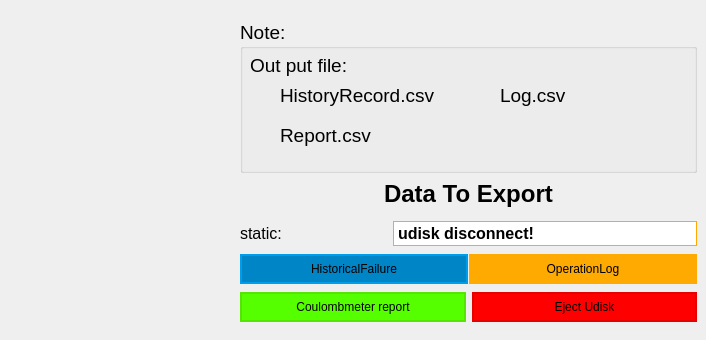
               <widget class="QWidget" name="ExportData_page">
                <attribute name="title">
                 <string>Export Data</string>
                </attribute>
                <widget class="QWidget" name="layoutWidget_7">
                 <property name="geometry">
                  <rect>
                   <x>240</x>
                   <y>20</y>
                   <width>457</width>
                   <height>311</height>
                  </rect>
                 </property>
                 <layout class="QVBoxLayout" name="verticalLayout_32" stretch="1,1">
                  <item>
                   <widget class="QGroupBox" name="groupBox_5">
                    <property name="font">
                     <font>
                      <pointsize>14</pointsize>
                     </font>
                    </property>
                    <property name="title">
                     <string>Note:</string>
                    </property>
                    <widget class="QLabel" name="label_26">
                     <property name="geometry">
                      <rect>
                       <x>260</x>
                       <y>60</y>
                       <width>121</width>
                       <height>31</height>
                      </rect>
                     </property>
                     <property name="font">
                      <font>
                       <pointsize>14</pointsize>
                      </font>
                     </property>
                     <property name="cursor">
                      <cursorShape>ArrowCursor</cursorShape>
                     </property>
                     <property name="text">
                      <string>Log.csv</string>
                     </property>
                    </widget>
                    <widget class="QLabel" name="label_27">
                     <property name="geometry">
                      <rect>
                       <x>10</x>
                       <y>30</y>
                       <width>201</width>
                       <height>31</height>
                      </rect>
                     </property>
                     <property name="font">
                      <font>
                       <pointsize>14</pointsize>
                      </font>
                     </property>
                     <property name="cursor">
                      <cursorShape>ArrowCursor</cursorShape>
                     </property>
                     <property name="text">
                      <string>Out put file:</string>
                     </property>
                    </widget>
                    <widget class="QLabel" name="label_28">
                     <property name="geometry">
                      <rect>
                       <x>40</x>
                       <y>60</y>
                       <width>181</width>
                       <height>31</height>
                      </rect>
                     </property>
                     <property name="font">
                      <font>
                       <pointsize>14</pointsize>
                      </font>
                     </property>
                     <property name="cursor">
                      <cursorShape>ArrowCursor</cursorShape>
                     </property>
                     <property name="text">
                      <string>HistoryRecord.csv</string>
                     </property>
                    </widget>
                    <widget class="QLabel" name="label_35">
                     <property name="geometry">
                      <rect>
                       <x>40</x>
                       <y>100</y>
                       <width>121</width>
                       <height>31</height>
                      </rect>
                     </property>
                     <property name="font">
                      <font>
                       <pointsize>14</pointsize>
                      </font>
                     </property>
                     <property name="cursor">
                      <cursorShape>ArrowCursor</cursorShape>
                     </property>
                     <property name="text">
                      <string>Report.csv</string>
                     </property>
                    </widget>
                   </widget>
                  </item>
                  <item>
                   <layout class="QVBoxLayout" name="verticalLayout_3" stretch="1,4">
                    <item>
                     <layout class="QHBoxLayout" name="horizontalLayout_9">
                      <item>
                       <spacer name="horizontalSpacer_4">
                        <property name="orientation">
                         <enum>Qt::Horizontal</enum>
                        </property>
                        <property name="sizeHint" stdset="0">
                         <size>
                          <width>40</width>
                          <height>20</height>
                         </size>
                        </property>
                       </spacer>
                      </item>
                      <item>
                       <widget class="QLabel" name="label_10">
                        <property name="font">
                         <font>
                          <pointsize>18</pointsize>
                          <weight>75</weight>
                          <bold>true</bold>
                         </font>
                        </property>
                        <property name="cursor">
                         <cursorShape>ArrowCursor</cursorShape>
                        </property>
                        <property name="text">
                         <string>Data To Export</string>
                        </property>
                       </widget>
                      </item>
                      <item>
                       <spacer name="horizontalSpacer_6">
                        <property name="orientation">
                         <enum>Qt::Horizontal</enum>
                        </property>
                        <property name="sizeHint" stdset="0">
                         <size>
                          <width>40</width>
                          <height>20</height>
                         </size>
                        </property>
                       </spacer>
                      </item>
                     </layout>
                    </item>
                    <item>
                     <layout class="QVBoxLayout" name="verticalLayout_4">
                      <property name="spacing">
                       <number>1</number>
                      </property>
                      <item>
                       <layout class="QHBoxLayout" name="horizontalLayout_21">
                        <property name="spacing">
                         <number>6</number>
                        </property>
                       </layout>
                      </item>
                      <item>
                       <layout class="QHBoxLayout" name="horizontalLayout_4" stretch="1,2">
                        <item>
                         <widget class="QLabel" name="label_8">
                          <property name="minimumSize">
                           <size>
                            <width>47</width>
                            <height>19</height>
                           </size>
                          </property>
                          <property name="font">
                           <font>
                            <pointsize>12</pointsize>
                            <weight>50</weight>
                            <bold>false</bold>
                           </font>
                          </property>
                          <property name="text">
                           <string>static:</string>
                          </property>
                         </widget>
                        </item>
                        <item>
                         <widget class="QLabel" name="label_usb">
                          <property name="sizePolicy">
                           <sizepolicy hsizetype="Preferred" vsizetype="Fixed">
                            <horstretch>0</horstretch>
                            <verstretch>0</verstretch>
                           </sizepolicy>
                          </property>
                          <property name="minimumSize">
                           <size>
                            <width>0</width>
                            <height>25</height>
                           </size>
                          </property>
                          <property name="maximumSize">
                           <size>
                            <width>16777215</width>
                            <height>16777215</height>
                           </size>
                          </property>
                          <property name="font">
                           <font>
                            <pointsize>12</pointsize>
                            <weight>75</weight>
                            <bold>true</bold>
                           </font>
                          </property>
                          <property name="cursor">
                           <cursorShape>ArrowCursor</cursorShape>
                          </property>
                          <property name="styleSheet">
                           <string notr="true">background-color: rgb(255, 255, 255);
border-width: 1px;
border-style: solid;
border-color: rgb(255, 170, 0);</string>
                          </property>
                          <property name="text">
                           <string>udisk disconnect!</string>
                          </property>
                         </widget>
                        </item>
                       </layout>
                      </item>
                      <item>
                       <layout class="QHBoxLayout" name="horizontalLayout_18">
                        <item>
                         <widget class="QPushButton" name="OutPut_historyFailuer">
                          <property name="sizePolicy">
                           <sizepolicy hsizetype="Preferred" vsizetype="Fixed">
                            <horstretch>0</horstretch>
                            <verstretch>0</verstretch>
                           </sizepolicy>
                          </property>
                          <property name="minimumSize">
                           <size>
                            <width>0</width>
                            <height>30</height>
                           </size>
                          </property>
                          <property name="cursor">
                           <cursorShape>ArrowCursor</cursorShape>
                          </property>
                          <property name="styleSheet">
                           <string notr="true">background-color: rgb(255, 255, 255);
background-color: rgb(0, 133, 199);
border-width: 2px;
border-style: solid;
border-color: rgb(0, 157, 235);
</string>
                          </property>
                          <property name="text">
                           <string>HistoricalFailure</string>
                          </property>
                         </widget>
                        </item>
                        <item>
                         <widget class="QPushButton" name="Output_OperationLog">
                          <property name="minimumSize">
                           <size>
                            <width>0</width>
                            <height>30</height>
                           </size>
                          </property>
                          <property name="cursor">
                           <cursorShape>ArrowCursor</cursorShape>
                          </property>
                          <property name="styleSheet">
                           <string notr="true">background-color: rgb(255, 255, 255);
background-color: rgb(255, 170, 0);
border-width: 2px;
border-style: solid;
border-color: rgb(255, 170, 0);</string>
                          </property>
                          <property name="text">
                           <string>OperationLog</string>
                          </property>
                         </widget>
                        </item>
                       </layout>
                      </item>
                      <item>
                       <layout class="QHBoxLayout" name="horizontalLayout_19"/>
                      </item>
                      <item>
                       <layout class="QHBoxLayout" name="horizontalLayout_20" stretch="1,1">
                        <property name="spacing">
                         <number>6</number>
                        </property>
                        <item>
                         <widget class="QPushButton" name="CoulombmeterReport_btn">
                          <property name="sizePolicy">
                           <sizepolicy hsizetype="Preferred" vsizetype="Fixed">
                            <horstretch>0</horstretch>
                            <verstretch>0</verstretch>
                           </sizepolicy>
                          </property>
                          <property name="minimumSize">
                           <size>
                            <width>0</width>
                            <height>30</height>
                           </size>
                          </property>
                          <property name="cursor">
                           <cursorShape>ArrowCursor</cursorShape>
                          </property>
                          <property name="styleSheet">
                           <string notr="true">border-width: 2px;
border-style: solid;
border-color: rgb(85, 230, 0);
background-color: rgb(85, 255, 0);</string>
                          </property>
                          <property name="text">
                           <string>Coulombmeter report</string>
                          </property>
                         </widget>
                        </item>
                        <item>
                         <widget class="QPushButton" name="Eject_btn">
                          <property name="sizePolicy">
                           <sizepolicy hsizetype="Preferred" vsizetype="Fixed">
                            <horstretch>0</horstretch>
                            <verstretch>0</verstretch>
                           </sizepolicy>
                          </property>
                          <property name="minimumSize">
                           <size>
                            <width>0</width>
                            <height>30</height>
                           </size>
                          </property>
                          <property name="cursor">
                           <cursorShape>ArrowCursor</cursorShape>
                          </property>
                          <property name="styleSheet">
                           <string notr="true">background-color: rgb(255, 0, 0);
border-width: 2px;
border-style: solid;
border-color: rgb(230, 0, 0);
background-color: rgb(255, 0, 0);</string>
                          </property>
                          <property name="text">
                           <string>Eject Udisk</string>
                          </property>
                         </widget>
                        </item>
                       </layout>
                      </item>
                     </layout>
                    </item>
                   </layout>
                  </item>
                 </layout>
                </widget>
               </widget>
